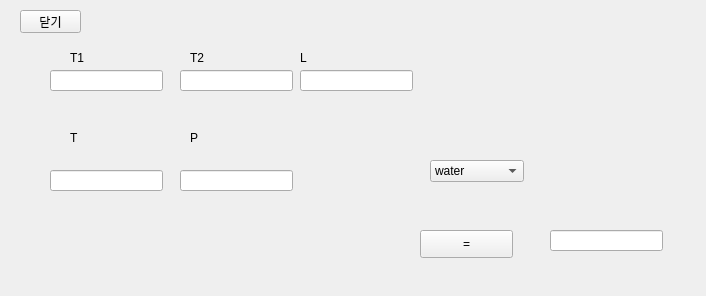
<?xml version="1.0" encoding="UTF-8"?>
<ui version="4.0">
 <class>Form</class>
 <widget class="QWidget" name="Form">
  <property name="geometry">
   <rect>
    <x>0</x>
    <y>0</y>
    <width>706</width>
    <height>296</height>
   </rect>
  </property>
  <property name="windowTitle">
   <string>Form</string>
  </property>
  <widget class="QLabel" name="label_2">
   <property name="geometry">
    <rect>
     <x>70</x>
     <y>130</y>
     <width>64</width>
     <height>15</height>
    </rect>
   </property>
   <property name="text">
    <string>T</string>
   </property>
  </widget>
  <widget class="QLabel" name="label_5">
   <property name="geometry">
    <rect>
     <x>300</x>
     <y>50</y>
     <width>64</width>
     <height>15</height>
    </rect>
   </property>
   <property name="text">
    <string>L</string>
   </property>
  </widget>
  <widget class="QPushButton" name="check">
   <property name="geometry">
    <rect>
     <x>420</x>
     <y>230</y>
     <width>93</width>
     <height>28</height>
    </rect>
   </property>
   <property name="text">
    <string>=</string>
   </property>
  </widget>
  <widget class="QLabel" name="label">
   <property name="geometry">
    <rect>
     <x>70</x>
     <y>50</y>
     <width>64</width>
     <height>15</height>
    </rect>
   </property>
   <property name="text">
    <string>T1</string>
   </property>
  </widget>
  <widget class="QLineEdit" name="P">
   <property name="geometry">
    <rect>
     <x>180</x>
     <y>170</y>
     <width>113</width>
     <height>21</height>
    </rect>
   </property>
  </widget>
  <widget class="QLineEdit" name="Result">
   <property name="geometry">
    <rect>
     <x>550</x>
     <y>230</y>
     <width>113</width>
     <height>21</height>
    </rect>
   </property>
  </widget>
  <widget class="QLabel" name="label_4">
   <property name="geometry">
    <rect>
     <x>190</x>
     <y>130</y>
     <width>64</width>
     <height>15</height>
    </rect>
   </property>
   <property name="text">
    <string>P</string>
   </property>
  </widget>
  <widget class="QLabel" name="label_3">
   <property name="geometry">
    <rect>
     <x>190</x>
     <y>50</y>
     <width>64</width>
     <height>15</height>
    </rect>
   </property>
   <property name="text">
    <string>T2</string>
   </property>
  </widget>
  <widget class="QLineEdit" name="T">
   <property name="geometry">
    <rect>
     <x>50</x>
     <y>170</y>
     <width>113</width>
     <height>21</height>
    </rect>
   </property>
  </widget>
  <widget class="QLineEdit" name="L">
   <property name="geometry">
    <rect>
     <x>300</x>
     <y>70</y>
     <width>113</width>
     <height>21</height>
    </rect>
   </property>
  </widget>
  <widget class="QLineEdit" name="T2">
   <property name="geometry">
    <rect>
     <x>180</x>
     <y>70</y>
     <width>113</width>
     <height>21</height>
    </rect>
   </property>
  </widget>
  <widget class="QLineEdit" name="T1">
   <property name="geometry">
    <rect>
     <x>50</x>
     <y>70</y>
     <width>113</width>
     <height>21</height>
    </rect>
   </property>
  </widget>
  <widget class="QComboBox" name="fluid_2">
   <property name="geometry">
    <rect>
     <x>430</x>
     <y>160</y>
     <width>94</width>
     <height>22</height>
    </rect>
   </property>
   <item>
    <property name="text">
     <string>water</string>
    </property>
   </item>
   <item>
    <property name="text">
     <string>air</string>
    </property>
   </item>
  </widget>
  <widget class="QPushButton" name="pushButton">
   <property name="geometry">
    <rect>
     <x>20</x>
     <y>10</y>
     <width>61</width>
     <height>23</height>
    </rect>
   </property>
   <property name="text">
    <string>닫기</string>
   </property>
  </widget>
 </widget>
 <resources/>
 <connections/>
</ui>
